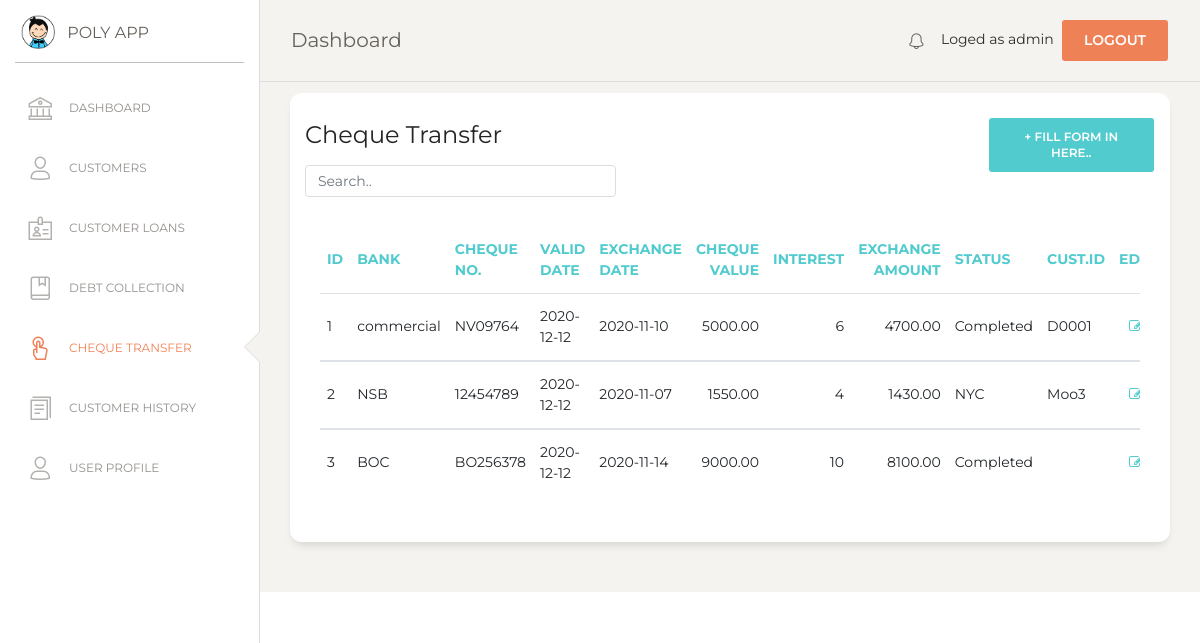
Page /cheque_transfer.php (signed in) on the earlier database version.
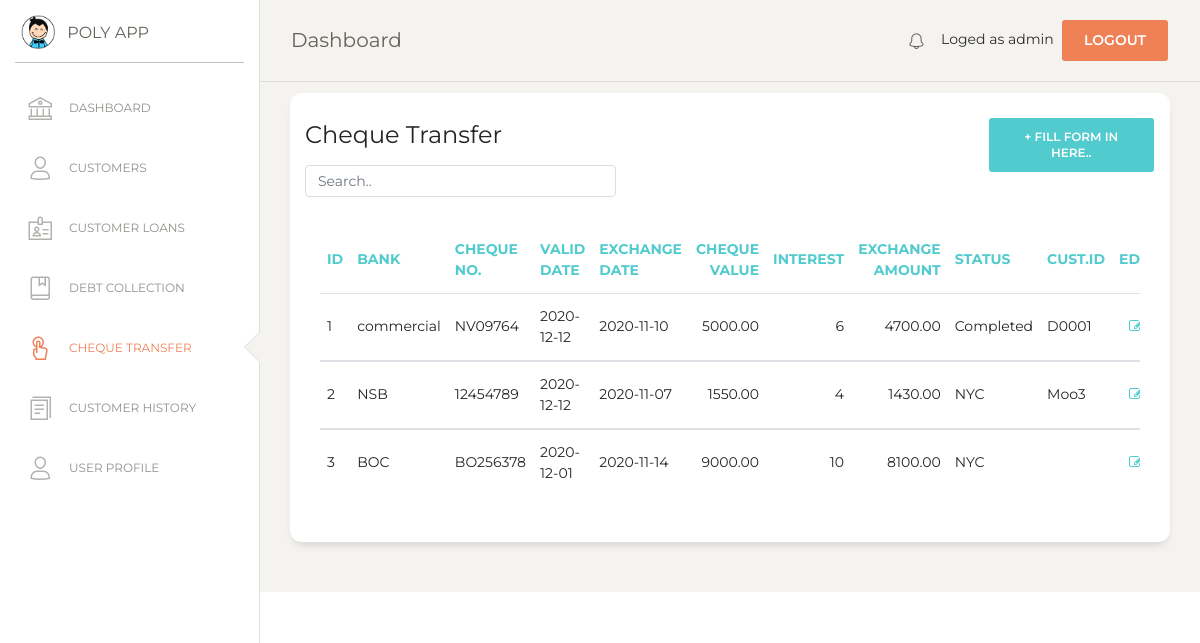
Same page on the later database version.
### tables this page shows
CREATE TABLE `cheque` (
  `cheque_id` int(7) NOT NULL,
  `bank` varchar(50) NOT NULL,
  `cheque_no` varchar(50) NOT NULL,
  `valid_date` date NOT NULL,
  `exchange_date` date NOT NULL,
  `cheque_value` double(10,2) NOT NULL,
  `interest` int(5) NOT NULL,
  `exchange_amt` double(10,2) NOT NULL,
  `status` varchar(20) NOT NULL,
  `cust_id` varchar(10) NOT NULL
);

### cheque_transfer.php (the view, shortened to what the changed rows need)
<?php
if (!isset($_SESSION['loged_user'])) {
    header('location: login.php');
}else {
$con = mysqli_connect(DB_HOSTNAME,DB_USERNAME,DB_PASSWORD);
mysqli_select_db($con,DB_NAME);
?>
<!DOCTYPE html>
<html lang="en">
<head>
  <link href="https://maxcdn.bootstrapcdn.com/font-awesome/latest/css/font-awesome.min.css" rel="stylesheet">
  <link href="assets/css/bootstrap.min.css" rel="stylesheet" />
  <link href="assets/css/paper-dashboard.css?v=2.0.1" rel="stylesheet" />
  <link href="assets/demo/demo.css" rel="stylesheet" />
</head>
<body class="">
  <div class="wrapper ">
    <div class="main-panel">
      <div class="content">
      <div class="row">
          <div class="col-md-12">
            <div class="card">
              <div class="card-body">
              <div class="card-body">
                <div class="table-responsive">
                  <table class="table" id="myTable">
                    <thead class="text-primary">
                      <th>                    ID</th>
                      <th>                    Bank</th>
                      <th>                    Cheque No.</th>
                      <th>                    Valid Date</th>
                      <th>                    Exchange Date</th>
                      <th class="text-right"> Cheque Value</th>
                      <th class="text-right"> Interest</th>
                      <th class="text-right"> Exchange Amount</th>
                      <th>                    Status</th>
                      <th>                    cust.ID</th>
                      <th class="text-center">                    Edit 				</th>
                    </thead>
                      <?php
                      $sql=mysqli_query($con,"SELECT * FROM cheque");
                      $numRows = mysqli_num_rows($sql);
                      if($numRows > 0) {
                        while($row = mysqli_fetch_assoc($sql)) {
                          ?>
                          <tr>
                            <td>                    <?php echo $row['cheque_id'] ?>     </td>
                            <td>                    <?php echo $row['bank'] ?>          </td>
                            <td>                    <?php echo $row['cheque_no'] ?>     </td>
                            <td>                    <?php echo $row['valid_date'] ?>    </td>
                            <td>                    <?php echo $row['exchange_date'] ?> </td>
                            <td class="text-right"> <?php echo $row['cheque_value'] ?>  </td>
                            <td class="text-right"> <?php echo $row['interest'] ?>      </td>
                            <td class="text-right"> <?php echo $row['exchange_amt']?>   </td>
                            <td>                    <?php echo $row['status']?>         </td>
                            <td>                    <?php echo $row['cust_id'] ?>       </td>
                            <td class="text-center">
                              <a href="#" onclick="editView(<?php echo $row['cheque_id']; ?>)" name="edit">
                                <i class="fa fa-pencil-square-o" aria-hidden="true"></i></a>
                            </td>
                          </tr>
                           <?php
                        }
                      }
                    ?>
                    </table>
                </div>
              </div>
             </div>
            </div>
          </div>
          </div>
        </div>
      </div>
    </div>
</body>
</html>
<?php
}
?>

Differences in the rows shown:
changed cheque "BOC": valid_date "2020-12-12" → "2020-12-01"; status "Completed" → "NYC"
